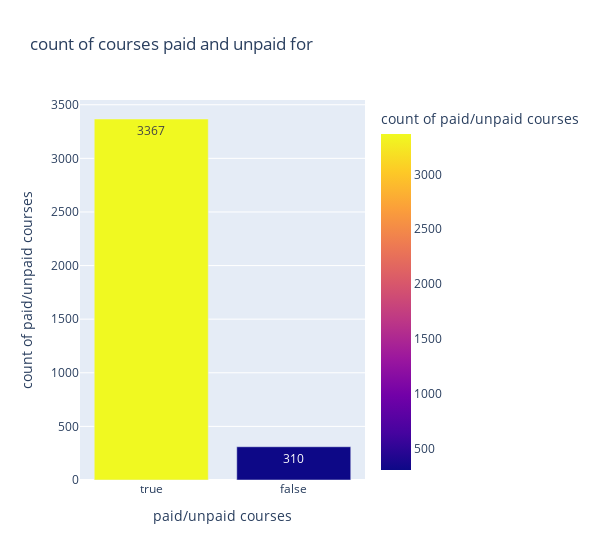

The notebook cell this image was saved under:
### Code cell
price_list=udemy_courses["is_paid"].unique()
price_count=udemy_courses['is_paid'].value_counts().reset_index()
fig11=px.bar(price_count, x='index', y='is_paid', text='is_paid', color='is_paid',
             title='count of courses paid and unpaid for',
             labels={'index':'paid/unpaid courses','is_paid':'count of paid/unpaid courses'})
fig11.update_layout(showlegend=False, width=600)
fig11.show()

### Figure 1 — Plotly figure (JSON) as saved in the notebook; plotly's stock layout.template omitted (floating-point values rounded to 4 significant figures)
{"data": [{"alignmentgroup": "True", "hovertemplate": "paid/unpaid courses=%{x}<br>count of paid/unpaid courses=%{marker.color}<extra></extra>", "legendgroup": "", "marker": {"color": [3367, 310], "coloraxis": "coloraxis"}, "name": "", "offsetgroup": "", "orientation": "v", "showlegend": false, "text": [3367, 310], "textposition": "auto", "type": "bar", "x": [true, false], "xaxis": "x", "y": [3367, 310], "yaxis": "y"}], "layout": {"barmode": "relative", "coloraxis": {"colorbar": {"title": {"text": "count of paid/unpaid courses"}}, "colorscale": [[0, "#0d0887"], [0.1111, "#46039f"], [0.2222, "#7201a8"], [0.3333, "#9c179e"], [0.4444, "#bd3786"], [0.5556, "#d8576b"], [0.6667, "#ed7953"], [0.7778, "#fb9f3a"], [0.8889, "#fdca26"], [1, "#f0f921"]]}, "legend": {"tracegroupgap": 0}, "showlegend": false, "title": {"text": "count of courses paid and unpaid for"}, "width": 600, "xaxis": {"anchor": "y", "domain": [0, 1], "title": {"text": "paid/unpaid courses"}}, "yaxis": {"anchor": "x", "domain": [0, 1], "title": {"text": "count of paid/unpaid courses"}}}}
